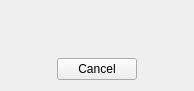
<?xml version="1.0" encoding="UTF-8"?>
<ui version="4.0">
 <class>Form</class>
 <widget class="QWidget" name="Form">
  <property name="geometry">
   <rect>
    <x>0</x>
    <y>0</y>
    <width>194</width>
    <height>91</height>
   </rect>
  </property>
  <property name="windowTitle">
   <string>Form</string>
  </property>
  <layout class="QGridLayout" name="gridLayout">
   <item row="0" column="0">
    <layout class="QVBoxLayout" name="verticalLayout">
     <item>
      <widget class="QLabel" name="label_Animated">
       <property name="text">
        <string/>
       </property>
      </widget>
     </item>
     <item>
      <widget class="QLabel" name="label_StatusText">
       <property name="text">
        <string/>
       </property>
       <property name="textInteractionFlags">
        <set>Qt::LinksAccessibleByMouse|Qt::TextSelectableByMouse</set>
       </property>
      </widget>
     </item>
     <item>
      <layout class="QHBoxLayout" name="horizontalLayout">
       <item>
        <spacer name="horizontalSpacer">
         <property name="orientation">
          <enum>Qt::Horizontal</enum>
         </property>
         <property name="sizeHint" stdset="0">
          <size>
           <width>40</width>
           <height>20</height>
          </size>
         </property>
        </spacer>
       </item>
       <item>
        <widget class="QPushButton" name="pushButton_Cancel">
         <property name="text">
          <string>Cancel</string>
         </property>
        </widget>
       </item>
       <item>
        <spacer name="horizontalSpacer_2">
         <property name="orientation">
          <enum>Qt::Horizontal</enum>
         </property>
         <property name="sizeHint" stdset="0">
          <size>
           <width>40</width>
           <height>20</height>
          </size>
         </property>
        </spacer>
       </item>
      </layout>
     </item>
    </layout>
   </item>
  </layout>
 </widget>
 <resources/>
 <connections/>
</ui>
